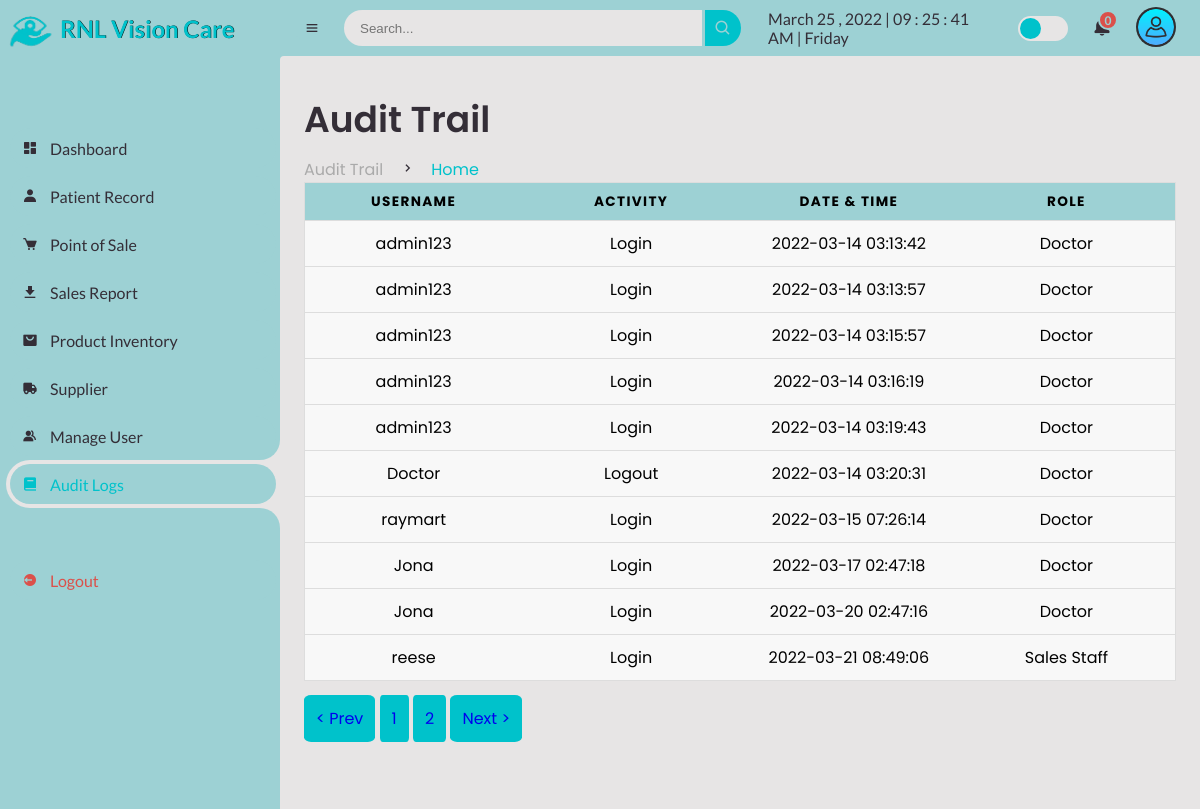
Page /Admin/audit.php (signed in) on the committed database.
### tables this page shows
CREATE TABLE `users_logs` (
  `logs_id` int(11) NOT NULL AUTO_INCREMENT,
  `logs_username` varchar(255) NOT NULL,
  `logs_activity` varchar(255) NOT NULL,
  `logs_datentime` datetime NOT NULL,
  `logs_roles` varchar(255) NOT NULL,
  PRIMARY KEY (`logs_id`)
);

### Admin/audit.php (the view, shortened to what this page needs)
<?php
include("session.php");
?>
<!DOCTYPE html>
<html lang="en">
<head>
	<link href='https://unpkg.com/boxicons@2.0.9/css/boxicons.min.css' rel='stylesheet'>
	<link rel="stylesheet" href="css\sys_style.css">
</head>
<body>
	<section id="sidebar">
		<a href="supplier.php" class="brand">
			<img src="images\logo.png" alt="" width="60px;">
			<span class="text" style="text-shadow:0.5px 0px #000;">RNL Vision Care</span>
		</a>
		<ul class="side-menu top">
			<li>
				<a href="dashboard.php">
					<i class='bx bxs-dashboard' ></i>
					<span class="text">Dashboard</span>
				</a>
			</li>
			<li>
				<a href="patient-record.php">
					<i class='bx bxs-user' ></i>
					<span class="text">Patient Record</span>
				</a>
			</li>
			<li>
				<a href="point-of-sale.php">
					<i class='bx bxs-cart' ></i>
					<span class="text">Point of Sale</span>
				</a>
			</li>
			<li>
				<a href="sales-report.php">
					<i class='bx bxs-download' ></i>
					<span class="text">Sales Report</span>
				</a>
			</li>
			<li>
				<a href="product.php">
					<i class='bx bxs-shopping-bag-alt' ></i>
					<span class="text">Product Inventory</span>
				</a>
			</li>
			<li>
				<a href="supplier.php">
					<i class='bx bxs-truck' ></i>
					<span class="text">Supplier</span>
				</a>
			</li>
			<li>
				<a href="manage-user.php">
					<i class='bx bxs-group' ></i>
					<span class="text">Manage User</span>
				</a>
			</li>
			<li class="active">
				<a href="audit.php">
					<i class='bx bxs-book' ></i>
					<span class="text">Audit Logs</span>
				</a>
			</li>
		</ul>
		<ul class="side-menu">
			<li>
				<a href="logout.php" class="logout">
					<i class='bx bxs-log-out-circle' ></i>
					<span class="text">Logout</span>
				</a>
			</li>
		</ul>
	</section>
	<section id="content">
		<nav>
			<i class='bx bx-menu' ></i>
			<form action="#">
				<div class="form-input">
					<input type="search" placeholder="Search...">
					<button type="submit" class="search-btn"><i class='bx bx-search' ></i></button>
				</div>
			</form>
			<div id="digital-clock"></div>
			<label for="switch-mode" class="switch-mode"></label>
			<div class="dropdown2">
			<a href="#" class="notification">
				<span class="num">
				<?php
				$query = mysqli_query($conn, "SELECT COUNT(*) as total from client_inquiries WHERE inquiries_status = '2'");
					while($result=mysqli_fetch_array($query)){
					echo $result['total'];
				}
				?>
						  </span>
			</a>
			</div>
			<div class="dropdown1">
			<img src="img\user.png" alt="" width="40px" class="userlogo">
			</div>
		</nav>
		<main>
			<div class="head-title">
				<div class="left">
					<h1>Audit Trail</h1>
					<ul class="breadcrumb">
						<li>
							<a href="audit.php">Audit Trail</a>
						</li>
						<li><i class='bx bx-chevron-right' ></i></li>
						<li>
							<a class="active" href="audit.php">Home</a>
						</li>
					</ul>
				</div>
			</div>
	<table>
     <thead>
     	<tr>
			<th>Username</th>
      <th>Activity</th>
      <th>Date & Time</th>
      <th>Role</th>
     	</tr>
     </thead>
     <tbody>
	 <?php
       $conn = mysqli_connect("localhost", "root", "","capstone");
	$limit=10;
	$page=isset($_GET['page']) ? $_GET['page']:1;
	$start=($page-1)*$limit;
	$sql2 =$conn->query("SELECT count(logs_id) AS id FROM `users_logs`");
    $sql = "SELECT * from users_logs LIMIT $start, $limit";
	$result2 = $sql2->fetch_all(MYSQLI_ASSOC);
            $total=$result2[0]['id'];
            $pages=ceil($total/$limit);
            $prev=$page-1;
            $next=$page+1;
    $result = $conn-> query($sql);
      if ($result-> num_rows > 0) {
        while ($row = $result-> fetch_assoc()){
?>
		 <tr>
     	  	<td data-label="Username"><?php echo $row['logs_username'];?></td>
     	  	<td data-label="Activity"><?php echo $row['logs_activity'];?></td>
     	  	<td data-label="Date&Time"><?php echo $row['logs_datentime'];?></td>
     	  	<td data-label="Roles"><?php echo $row['logs_roles'];?></td>
     	  </tr>
     	 <?php
     	}}
     	?>
     </tbody>
   </table>
  	<br>
   <a class="page" id="pre" href="audit.php?page=<?=$prev; ?>">< Prev</a>
    	  <?php  for($i=1; $i <=$pages ; $i++): ?>
    <a class="page" href="audit.php?page=<?=$i; ?>"><?=$i; ?></a>
                      <?php endfor; ?>
    <a class="page" id="pnext" href="audit.php?page=<?=$next; ?>">Next ></a>
		</main>
	</section>
</body>
</html>

### Admin/audit.php (style rules this page uses)
button { background-color: #00c2cb; padding: 12px; border: none; margin: 3px; border-radius: 10%; }
.page { background-color: #00c2cb; padding: 12px; border: none; border-radius: 10%; }
table { border: 1px solid #ccc; border-collapse: collapse; margin: 0; padding: 0; width: 100%; table-layout: fixed; }
table tr { background-color: #f8f8f8; border: 1px solid #ddd; padding: .35em; }
table th, table td { padding: .625em; text-align: center; }
table th { font-size: .85em; letter-spacing: .1em; text-transform: uppercase; background-color: #9dd1d4; }

### rows in the picture
users_logs: logs_username "admin123", logs_activity "Login", logs_datentime "2022-03-14 03:13:42", logs_roles "Doctor"
users_logs: logs_username "admin123", logs_activity "Login", logs_datentime "2022-03-14 03:13:57", logs_roles "Doctor"
users_logs: logs_username "admin123", logs_activity "Login", logs_datentime "2022-03-14 03:15:57", logs_roles "Doctor"
users_logs: logs_username "admin123", logs_activity "Login", logs_datentime "2022-03-14 03:16:19", logs_roles "Doctor"
users_logs: logs_username "admin123", logs_activity "Login", logs_datentime "2022-03-14 03:19:43", logs_roles "Doctor"
users_logs: logs_username "Doctor", logs_activity "Logout", logs_datentime "2022-03-14 03:20:31", logs_roles "Doctor"
users_logs: logs_username "raymart", logs_activity "Login", logs_datentime "2022-03-15 07:26:14", logs_roles "Doctor"
users_logs: logs_username "Jona", logs_activity "Login", logs_datentime "2022-03-17 02:47:18", logs_roles "Doctor"
users_logs: logs_username "Jona", logs_activity "Login", logs_datentime "2022-03-20 02:47:16", logs_roles "Doctor"
users_logs: logs_username "reese", logs_activity "Login", logs_datentime "2022-03-21 08:49:06", logs_roles "Sales Staff"

### other values in the picture
$result['total'] "0"
